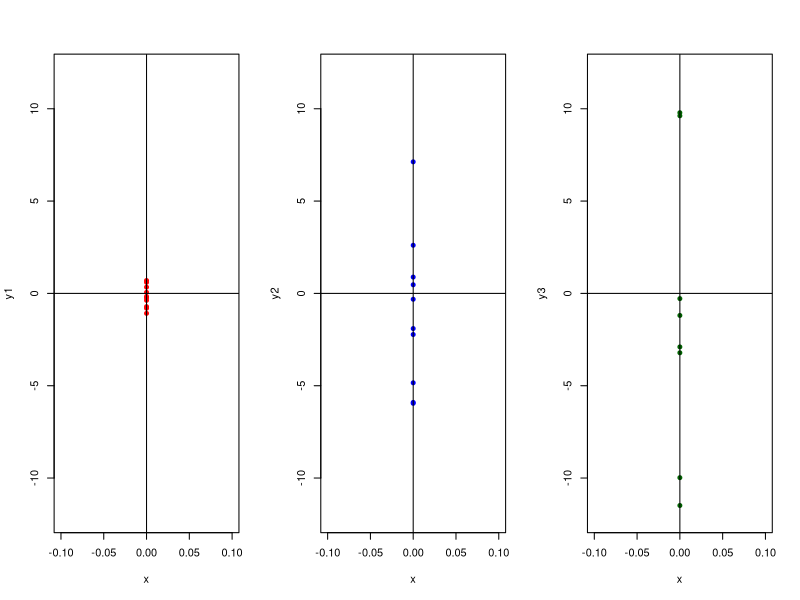
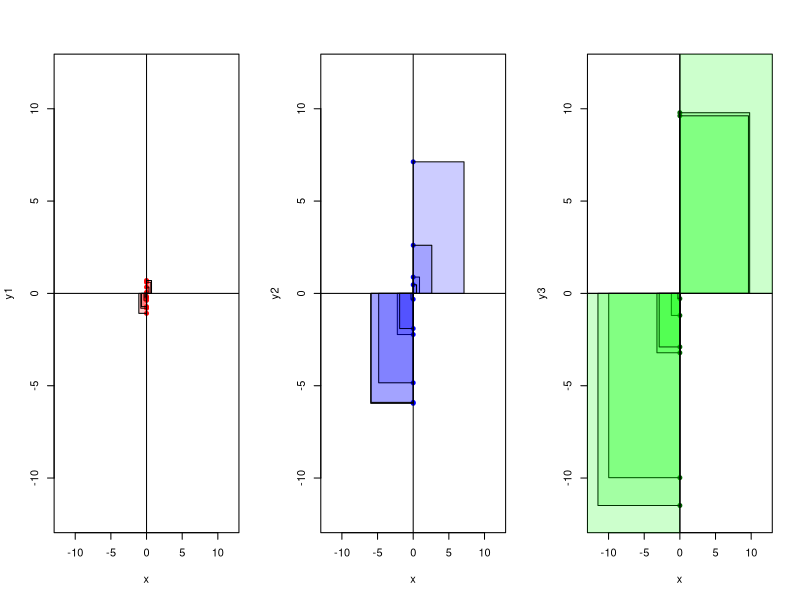
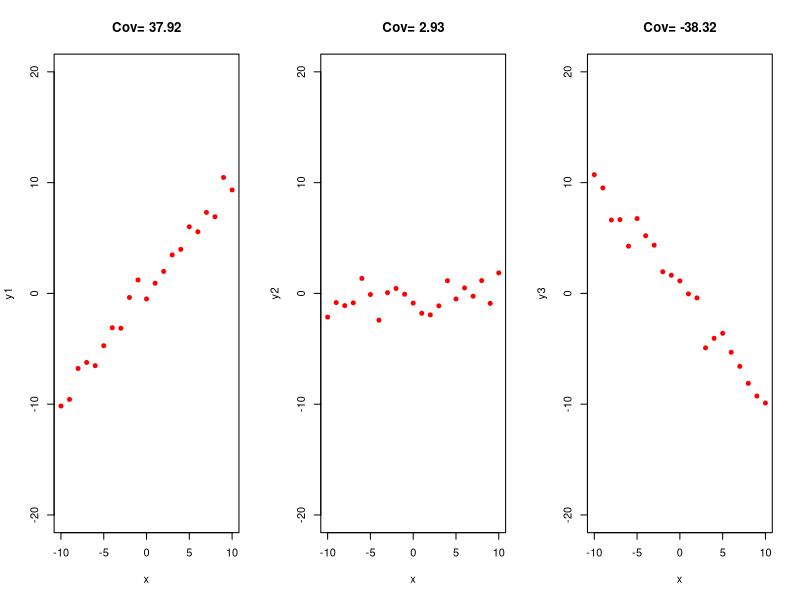

These charts were generated, in order, by the following R code:
rm(list=ls())

# create three data sets y with different variances (1,10,100)
# rnorm() requires sample size (20), mean and sd
y1<-rnorm(10, mean=0, sd=sqrt(1))
var(y1)

y2<-rnorm(10, mean=0, sd=sqrt(10))
var(y2)

y3<-rnorm(10, mean = 0, sd=sqrt(100))
var(y3)

# create a variable for plotting
x<-rep(0,10)
# making a 1x3 plot
par(mfrow=c(1,3))
plot(x,y1,xlim=c(-0.1,0.1), ylim=c(-12,12), pch=19, cex=0.8, col="red")
abline(v=0)
abline(h=0)

plot(x,y2,xlim=c(-0.1,0.1),ylim=c(-12,12), pch=19,cex=0.8,col="blue")
abline(v=0)
abline(h=0)

plot(x,y3,xlim=c(-0.1,0.1),ylim=c(-12,12), pch=19,cex=0.8,col="darkgreen")
abline(v=0)
abline(h=0)



# plot again, with squares
par(mfrow=c(1,3))
# 1
plot(x,y1,xlim=c(-12,12),ylim=c(-12,12),pch=19,cex=0.8,col="red")
abline(v=0)
abline(h=0)
for (i in 1:length(y1)) {
  polygon(x=c(0,0,y1[i],y1[i]),y=c(0,y1[i],y1[i],0), col=rgb(1, 0, 0,0.2))
}
# 2
plot(x,y2,xlim=c(-12,12),ylim=c(-12,12),pch=19,cex=0.8,col="blue")
abline(v=0)
abline(h=0)
for (i in 1:length(y1)) {
  polygon(x=c(0,0,y2[i],y2[i]),y=c(0,y2[i],y2[i],0), col=rgb(0, 0, 1,0.2))
}
# 3
plot(x,y3,xlim=c(-12,12),ylim=c(-12,12),pch=19,cex=0.8,col="darkgreen")
abline(v=0)
abline(h=0)
for (i in 1:length(y1)) {
  polygon(x=c(0,0,y3[i],y3[i]),y=c(0,y3[i],y3[i],0), col=rgb(0, 1, 0,0.2))
}








# finding the covariance between 2 variables
rm(list = ls())
par(mfrow = c(1,3))
x<- c(-10:10)
var(x)

y1<-x*1+rnorm(21,mean = 0, sd=sqrt(1))
cov(x,y1)
plot(x,y1,xlim=c(-10,10),ylim=c(-20,20), col="red", pch=19, cex=0.8, main=paste("Cov=", round(cov(x,y1), digits = 2)))

y2<-rnorm(21,mean = 0, sd=sqrt(1))
cov(x,y2)
plot(x,y2,xlim=c(-10,10),ylim=c(-20,20), col="red", pch=19, cex=0.8, main=paste("Cov=", round(cov(x,y2), digits = 2)))

y3<-x*(-1)+rnorm(21,mean = 0, sd=sqrt(1))
cov(x,y3)
plot(x,y3,xlim=c(-10,10),ylim=c(-20,20), col="red", pch=19, cex=0.8, main=paste("Cov=", round(cov(x,y3), digits = 2)))








#ho11
